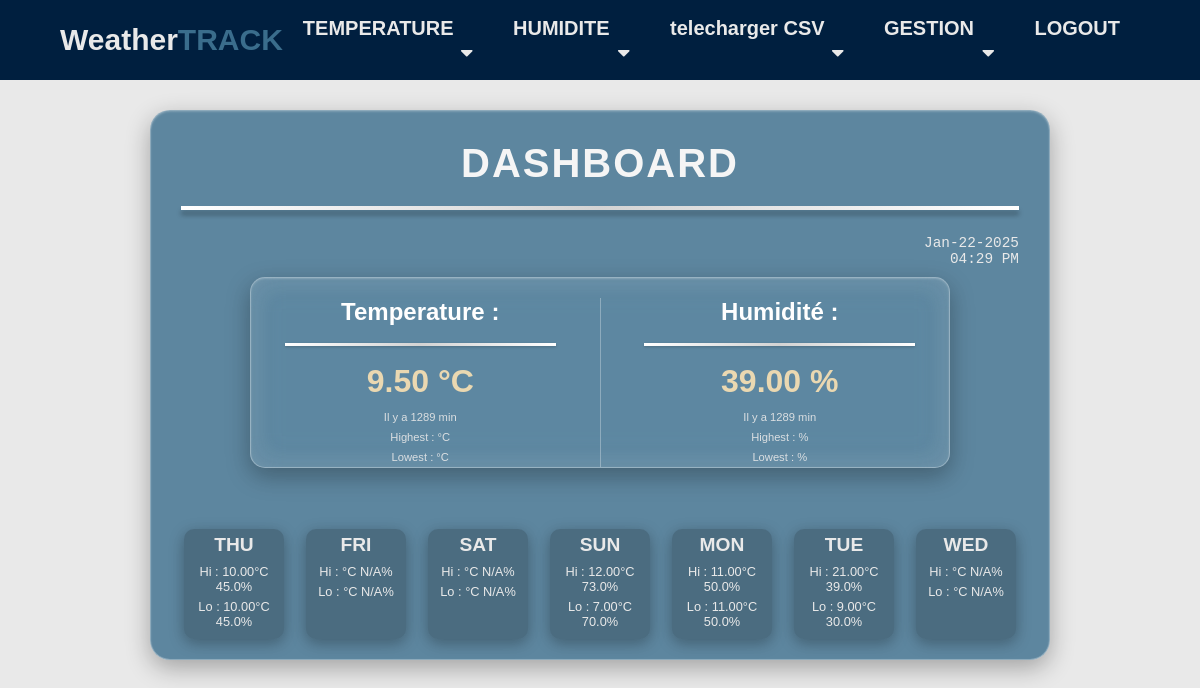
Page /home (signed in) on the earlier database version.
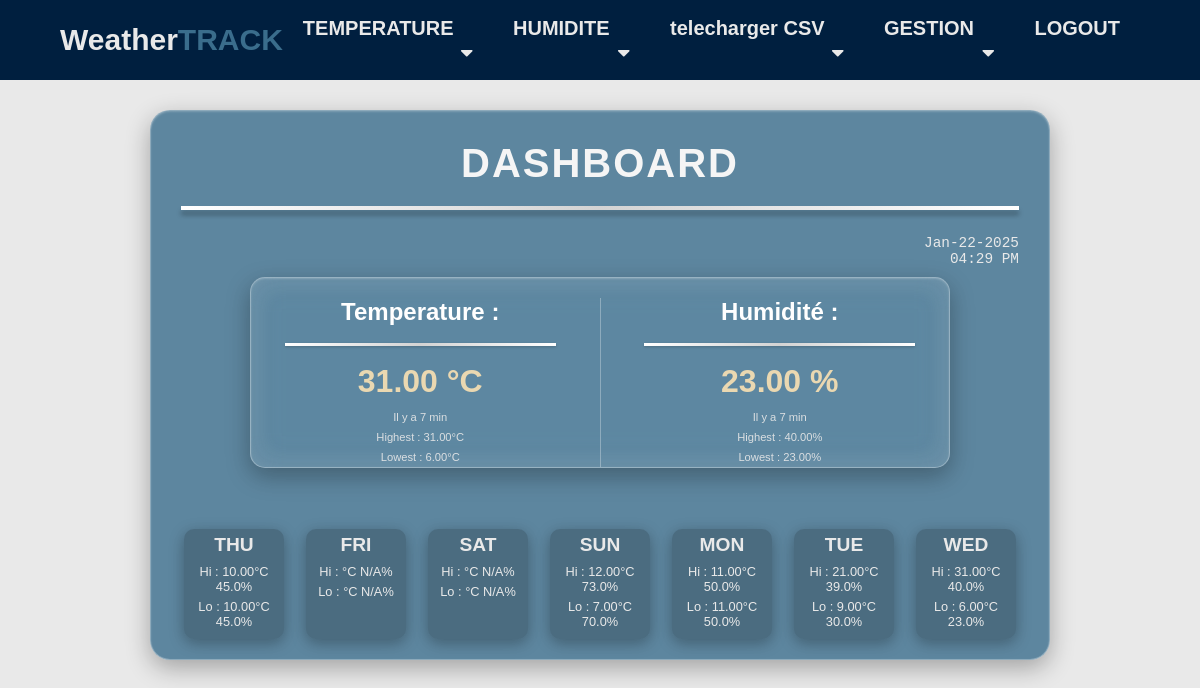
Same page on the later database version.
### DHT/models.py (models this page shows)
class Dht11(models.Model):
    temp = models.FloatField(null=True)
    hum = models.FloatField(null=True)
    dt = models.DateTimeField(auto_now_add=True,null=True)

### DHT/views.py (the view)
# urls.py: path('home', views.home, name='home'),
@login_required
def home(request):
    current_datetime = localtime()
    formatted_date = current_datetime.strftime('%b-%d-%Y')
    formatted_time = current_datetime.strftime('%H:%M')
    aujourd_hui = current_datetime.date()
    derniere_ligne = Dht11.objects.last()
    if derniere_ligne and derniere_ligne.dt:
        time_difference = current_datetime - derniere_ligne.dt
        minutes_elapsed = int(time_difference.total_seconds() // 60)
    else:
        minutes_elapsed = 'N/A'
    valeurs = {
        'temp': derniere_ligne.temp if derniere_ligne else 'N/A',
        'hum': derniere_ligne.hum if derniere_ligne else 'N/A',
        'last_temp_time': minutes_elapsed,
        'last_hum_time': minutes_elapsed,
        'temp_max': 'N/A',
        'temp_min': 'N/A',
        'hum_max': 'N/A',
        'hum_min': 'N/A',
        'current_date': formatted_date,
        'current_time': formatted_time,
    }
    donnees_du_jour = Dht11.objects.filter(dt__date=aujourd_hui)
    if donnees_du_jour.exists():
        daily_stats = donnees_du_jour.aggregate(
            temp_max=Max('temp'),
            temp_min=Min('temp'),
            hum_max=Max('hum'),
            hum_min=Min('hum'),
        )
        valeurs.update(daily_stats)
    start_date = aujourd_hui - datetime.timedelta(days=6)
    weekly_records = Dht11.objects.filter(dt__date__range=(start_date, aujourd_hui))
    weekly_data = []
    for i in range(7):
        date_check = start_date + datetime.timedelta(days=i)
        day_data = weekly_records.filter(dt__date=date_check)
        if day_data.exists():
            stats = day_data.aggregate(
                temp_high=Max('temp'),
                temp_low=Min('temp'),
                hum_high=Max('hum'),
                hum_low=Min('hum'),
            )
            weekly_data.append({'name': date_check.strftime('%a').upper(), **stats})
        else:
            weekly_data.append({
                'name': date_check.strftime('%a').upper(),
                'temp_high': 'N/A',
                'temp_low': 'N/A',
                'hum_high': 'N/A',
                'hum_low': 'N/A',
            })
    return render(request, 'home.html', {'valeurs': valeurs, 'weekly_data': weekly_data})

### template/home.html (shortened to what this page needs)
{% load static %}
<html lang="en">
<head>
    <link rel="stylesheet" href="{% static 'css/home.css' %}">
</head>
<body>
    {% include 'navbar.html' %}
    <div class="background">
        <div class="main-container">
            <div class="firstsection">
                <h1 class="name">Dashboard</h1>
                <hr class="divider">
            </div>
            <div class="date-time-section">
                <p class="date">{{ valeurs.current_date }}</p>
                <p class="time">{{ valeurs.current_time }}</p>
            </div>
            <div class="container">
                <div class="temperature-box">
                    <h2 class="box-title">Temperature :</h2>
                    <hr class="box-divider">
                    <p class="box-value">{{ valeurs.temp|floatformat:2 }} °C</p>
                    <p class="box-timestamp">Il y a {{ valeurs.last_temp_time }} min</p>
                    <p class="box-hi">Highest : {{ valeurs.temp_max|floatformat:2 }}°C</p>
                    <p class="box-lo">Lowest : {{ valeurs.temp_min|floatformat:2 }}°C</p>
                </div>
                <div class="humidity-box">
                    <h2 class="box-title">Humidité :</h2>
                    <hr class="box-divider">
                    <p class="box-value">{{ valeurs.hum|floatformat:2 }} %</p>
                    <p class="box-timestamp">Il y a {{ valeurs.last_hum_time }} min</p>
                    <p class="box-hi">Highest : {{ valeurs.hum_max|floatformat:2 }}%</p>
                    <p class="box-lo">Lowest : {{ valeurs.hum_min|floatformat:2 }}%</p>
                </div>
            </div>
            <div class="weekly-section">
                {% for day in weekly_data %}
                <div class="day-box">
                    <h2 class="day-title">{{ day.name }}</h2>
                    <p class="info">Hi : {{ day.temp_high|floatformat:2 }}°C   {{ day.hum_high }}%</p>
                    <p class="info">Lo : {{ day.temp_low|floatformat:2 }}°C   {{ day.hum_low }}%</p>
                </div>
                {% endfor %}
            </div>
        </div>
    </div>
</body>
</html>

Differences in the rows shown:
no longer on this page (row unchanged): Dht11: temp "9.50", hum "39.00"
added Dht11: temp "31.00", hum "23.00"
Other differences:
{{ valeurs.last_temp_time }}: "1289" → "7"
{{ valeurs.temp_max|floatformat:2 }}: (not shown) → "31.00"
{{ valeurs.temp_min|floatformat:2 }}: (not shown) → "6.00"
{{ valeurs.last_hum_time }}: "1289" → "7"
{{ valeurs.hum_max|floatformat:2 }}: (not shown) → "40.00"
{{ valeurs.hum_min|floatformat:2 }}: (not shown) → "23.00"
new list line: "WED Hi : 31.00 °C 40.0 % Lo : 6.00 °C 23.0 %"
list line gone: "WED Hi : °C N/A % Lo : °C N/A %"
